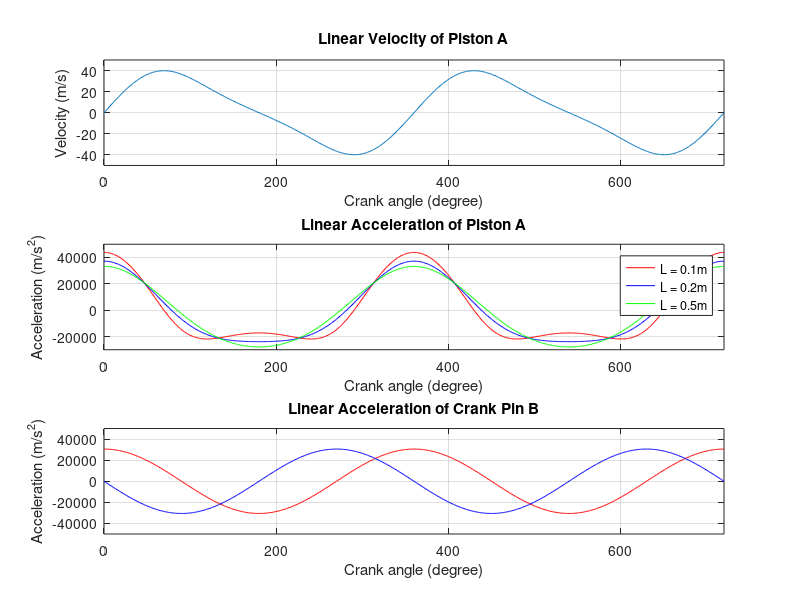

Write MATLAB code to recreate this figure.
L1 = 0.1; % connecting rod 
L2 = 0.2;
L3 = 0.5;
r1 = 0.0435; % crankshaft diameter
omega_OB = 8000*(2*pi)/60; % rotational speed of crank OB
theta = 0:1.0:720; % angle vector 

for i = 1:length(theta)
    
    A = [0 0 -omega_OB];
    B = [-r1*cosd(theta(i)) r1*sind(theta(i)) 0];
    Velocity_B = cross(A,B); % velocity B in vector form
    
    % linear velocity at Pin B
    vB = [(Velocity_B(1))^(2)+(Velocity_B(2))^(2)]^(1/2);
    Vector_vB(1,i) = vB;
    
    alpha = asind(sind(theta(i))*r1/L1); % aplpha in degree
    alpha2 = asind(sind(theta(i))*r1/L2);
    alpha3 = asind(sind(theta(i))*r1/L3);
    
    % rotational speed of connecting rod AB
    omega_AB = (-omega_OB *r1*cosd(theta(i)))/(L1*cosd(alpha));
    omega_AB2 = (-omega_OB *r1*cosd(theta(i)))/(L2*cosd(alpha2));
    omega_AB3 = (-omega_OB *r1*cosd(theta(i)))/(L3*cosd(alpha3));
    
    Vector_omega_AB(1,i) = omega_AB;
    Vector_omega_AB2(1,i) = omega_AB2;
    Vector_omega_AB3(1,i) = omega_AB3;

    % linear velocity of piston A
    vA = omega_OB*r1*(sind(theta(i))+cosd(theta(i))*tand(alpha));
    vA2 = omega_OB*r1*(sind(theta(i))+cosd(theta(i))*tand(alpha2));
    vA3 = omega_OB*r1*(sind(theta(i))+cosd(theta(i))*tand(alpha3));
    
    Vector_vA(1,i) = vA;
    Vector_vA2(1,i) = vA2;
    Vector_vA3(1,i) = vA3;
   
    % linear acceleration at Pin B
    Acceleration_B = cross(A,Velocity_B);
    Vector_aB_i(1,i) = Acceleration_B(1);
    Vector_aB_j(1,i) = Acceleration_B(2);
    
    % angular acceleration of connecting rod AB
    alpha_AB = ((omega_OB^2*r1*sind(theta(i)))-(omega_AB^2*L1*sind(alpha)))/(L1*cosd(alpha));
    alpha_AB2 = ((omega_OB^2*r1*sind(theta(i)))-(omega_AB2^2*L2*sind(alpha2)))/(L2*cosd(alpha2));
    alpha_AB3 = ((omega_OB^2*r1*sind(theta(i)))-(omega_AB3^2*L3*sind(alpha3)))/(L3*cosd(alpha3));
    
    Vector_alpha_AB(1,i) = round(alpha_AB);
    Vector_alpha_AB2(1,i) = round(alpha_AB2);
    Vector_alpha_AB3(1,i) = round(alpha_AB3);

    % linear acceleration of piston A
    aA = ((omega_OB)^(2)*r1*cosd(theta(i)))-(alpha_AB*L1*sind(alpha))+((omega_AB)^(2)*L1*cosd(alpha));
    aA2 = ((omega_OB)^(2)*r1*cosd(theta(i)))-(alpha_AB2*L2*sind(alpha2))+((omega_AB2)^(2)*L2*cosd(alpha2));
    aA3 = ((omega_OB)^(2)*r1*cosd(theta(i)))-(alpha_AB3*L3*sind(alpha3))+((omega_AB3)^(2)*L3*cosd(alpha3));
    
    Vector_aA(1,i) = aA;
    Vector_aA2(1,i) = aA2;
    Vector_aA3(1,i) = aA3;

end 

% plotting 
figure

% plot1: linear velocity of piston A
subplot(3,1,1);
plot(theta,Vector_vA);
axis([0 720 -50 50]);
title('Linear Velocity of Piston A');
xlabel('Crank angle (degree)');
ylabel('Velocity (m/s)');
grid on;

% plot2: linear acceleration of piston A
subplot(3,1,2);
plot(theta,Vector_aA,'r',theta,Vector_aA2,'b',theta,Vector_aA3,'g');
axis([0 720 -30000 50000]);
title('Linear Acceleration of Piston A');
xlabel('Crank angle (degree)');
ylabel('Acceleration (m/s^2)');
legend('L = 0.1m','L = 0.2m','L = 0.5m');
grid on;

% Plot: linear acceleration at Pin B (i/j-component)
subplot(3,1,3);
plot(theta,Vector_aB_i,'r',theta,Vector_aB_j,'b');
axis([0 720 -50000 50000]);
title('Linear Acceleration of Crank Pin B');
xlabel('Crank angle (degree)');
ylabel('Acceleration (m/s^2)');
grid on;
